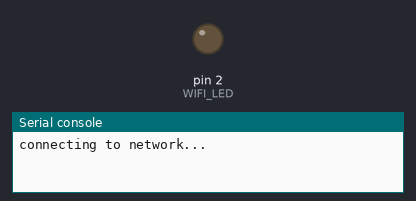
The program below on a simulated MicroPython board. Parts: output pins drawn as LEDs (lit = HIGH), the last lines printed to the serial console. WiFi joins after 1.5 s; one TCP client connects 1 s after the port opens and stays connected; the clock reads 2024-03-15 10:24:30 at power-on unless the program sets it.

Above: at 0.4 s.
At 1.9 s:
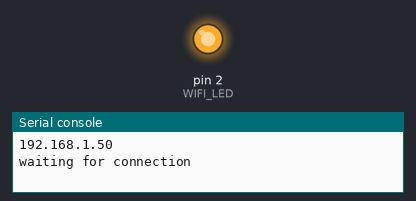
Timing chart, 0 to 3.4 s (numbered marks = the images above):
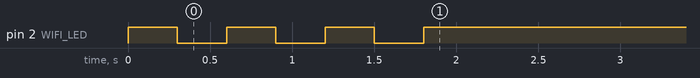

The program:

upy_socket_server.py
```python
# liubenyuan <liubenyuan@gmail.com>
import socket
import network
import time
from machine import Pin


def server_program(host):
    # get the hostname
    # host = "192.168.3.33"
    port = 92  # initiate port no above 1024

    server_socket = socket.socket()  # get instance
    # look closely. The bind() function takes tuple as argument
    server_socket.bind((host, port))  # bind host address and port together

    # configure how many client the server can listen simultaneously
    server_socket.listen(2)

    while True:

        print("waiting for connection")
        conn, address = server_socket.accept()  # accept new connection
        print("Connection from: " + str(address))

        while True:
            # receive data stream. it won't accept data packet greater than 1024 bytes
            try:
                data = conn.recv(1024).decode()
                if data == "bye":
                    break
            except OSError:
                print("timeout, disconnect.")
                break
            print("from connected user: " + str(data))
            # data = input(' -> ')
            conn.send(data.encode())  # send data to the client

        conn.close()  # close the connection


if __name__ == "__main__":
    WIFI_LED = Pin(2, Pin.OUT)  # LED
    wlan = network.WLAN(network.STA_IF)  # STA
    wlan.active(True)  # activate
    start_time = time.time()

    if not wlan.isconnected():
        print("connecting to network...")
        wlan.connect("firefox", "12345678")  # SSID, PASSWORD

        while not wlan.isconnected():

            # LED Blink
            WIFI_LED.value(1)
            time.sleep_ms(300)
            WIFI_LED.value(0)
            time.sleep_ms(300)

            # Timeout
            if time.time() - start_time > 15:
                print("WIFI Connected Timeout!")
                break

    if wlan.isconnected():
        # LED ON
        WIFI_LED.value(1)
        print("network information:", wlan.ifconfig())

    info = wlan.ifconfig()
    host = info[0]
    print(info[0])

    server_program(host)
```
